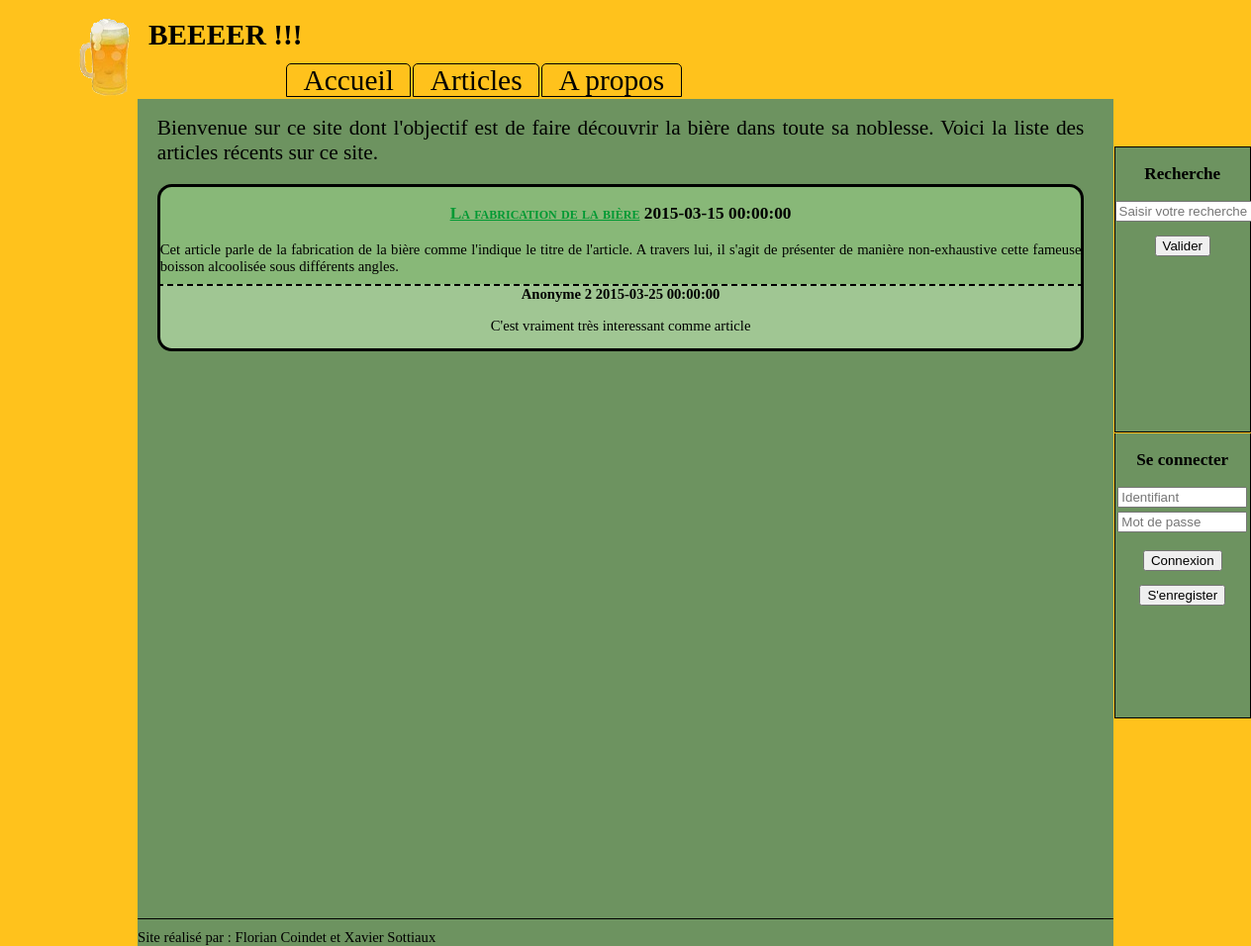
The app's page /, older data.
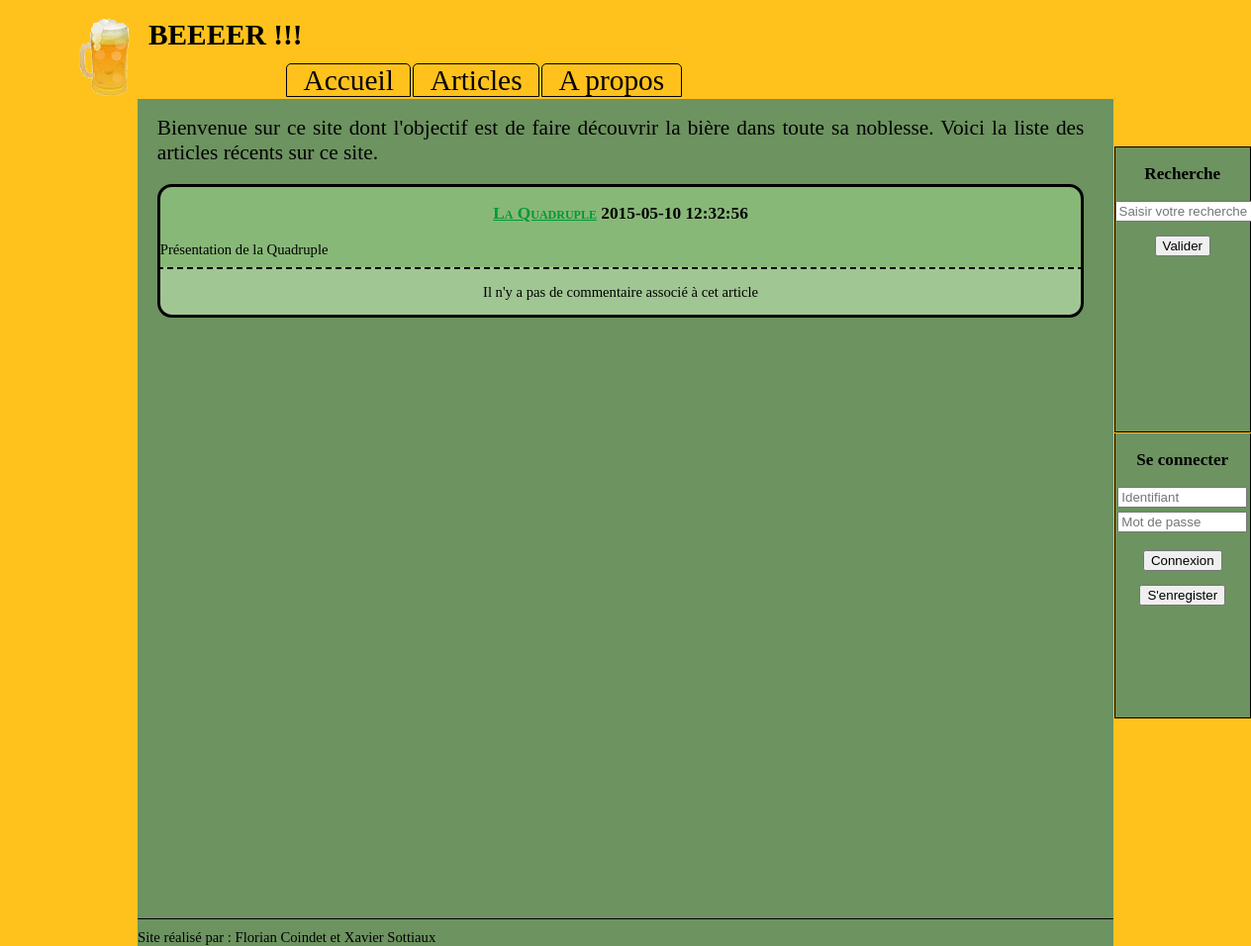
The same page, newer data.
### tables this page shows
CREATE TABLE IF NOT EXISTS `Article` (
  `IDArticle` int(11) NOT NULL,
  `Titre` varchar(30) NOT NULL,
  `DateCreation` datetime NOT NULL,
  `URLArticle` varchar(30) NOT NULL,
  `URLImage` varchar(30) DEFAULT NULL,
  `Resume` varchar(300) NOT NULL,
  `IDUtilisateur` int(11) NOT NULL
);

CREATE TABLE IF NOT EXISTS `Utilisateur` (
  `IDUtilisateur` int(11) NOT NULL,
  `Pseudonyme` varchar(30) NOT NULL,
  `Mot_passe` varchar(30) NOT NULL,
  `Webmaster` tinyint(1) NOT NULL,
  `DateCreationUtilisateur` timestamp NOT NULL DEFAULT CURRENT_TIMESTAMP ON UPDATE CURRENT_TIMESTAMP
);

CREATE TABLE IF NOT EXISTS `Commentaire` (
  `IDArticle` int(11) NOT NULL,
  `IDUtilisateur` int(11) NOT NULL,
  `DateCommentaire` datetime NOT NULL,
  `Commentaire` varchar(200) NOT NULL
);

### index.php (the view, shortened to what this page needs)
<!DOCTYPE HTML>
<html>
	<head>
		<link rel="stylesheet" type="text/css" media="screen and (min-width:750px)" href="assets/style_index.css" />
		<link rel="stylesheet" type="text/css" media="screen and (max-width:750px)" href="assets/style_index750.css" />
	</head>
	<body>
		<?php require_once("element_principal.php"); ?>
		<article>
			<section>
				Bienvenue sur ce site dont l'objectif est de faire découvrir la bière dans toute sa noblesse.
				Voici la liste des articles récents sur ce site.
			</section>
		  <section>
		  	<?php
					$bdd=Connect_db();
				 	$query0=$bdd->prepare('SELECT T1.IDArticle, T1.Titre, T1.DateCreation, T1.URLArticle, T1.Resume
				 						  FROM Article AS T1
				 						  ORDER BY T1.DateCreation DESC');
				 	$query0->execute();
				 	$data0 = $query0->fetch();
				 	$article[]=array(
				 						'id' => $data0['IDArticle'],
										'titre' => $data0['Titre'],
										'date' => $data0['DateCreation'],
										'url' => $data0['URLArticle'],
										'resume' => $data0['Resume']
									);
				 	$query1=$bdd->prepare('SELECT T1.Commentaire, T1.DateCommentaire, T2.Pseudonyme
				 						  FROM Commentaire AS T1
				                          INNER JOIN Utilisateur AS T2
				                          ON T1.IDUtilisateur=T2.IDUtilisateur
				                          WHERE T1.IDArticle=?
				 						  ORDER BY T1.DateCommentaire DESC');
				 	$query1->execute( array($article[0]['id']) );
				 	if ( ( $data1 = $query1->fetch() ) != NULL ){
						 	$commentaire[]=array(
												'commentaire' => $data1['Commentaire'],
												'dateCommentaire' => $data1['DateCommentaire'],
												'pseudonyme' => $data1['Pseudonyme']
												);
					}
			 ?>
		  	<h1><?php echo ( "<a href=article.php?id=".$article[0]['id'].">".$article[0]['titre']."</a> ".$article[0]['date'] ); ?></h1>
			<?php echo $article[0]['resume']; ?></section>
			<section>
					<?php
						  if ( empty($commentaire) ) echo "<p> Il n'y a pas de commentaire associé à cet article</p>" ;
						  else{
						  		echo $commentaire[0]['pseudonyme']." ".$commentaire[0]['dateCommentaire'];
						  		echo "<p>".$commentaire[0]['commentaire']."</p>";
						  }
					?>
			</section>
		</article>
		<footer>
			Site réalisé par : Florian Coindet et Xavier Sottiaux
		</footer>
	</body>
</html>

### element_principal.php (shortened to what this page needs)
<header>
		<nav>
			<h1> BEEEER !!!</h1>
			<ul><li><a href="index.php">Accueil</a></li>
				<li><a href="liste_articles.php">Articles</a></li>
				<li><a href="a_propos.php">A propos</a></li>
			</ul>
		</nav>
</header>
<div>
	<form action="liste_articles.php" method="post">
		<h3>Recherche</h3>
		<input placeholder="Saisir votre recherche" name="recherche"></input>
		<button>Valider</button>
	</form>
</div>
	<?php
		$bdd=Connect_db();
		if( empty($_SESSION['pseudonyme']) ){
			if( !empty($_POST['ID']) && !empty($_POST['MDP']) ){
				$query0=$bdd->prepare('SELECT T1.IDUtilisateur, T1.Pseudonyme, T1.Mot_passe, T1.Webmaster, T1.DateCreationUtilisateur
					  					  FROM Utilisateur AS T1
					  					  WHERE lower(T1.Pseudonyme)=lower(?)
					  					  AND lower(T1.Mot_passe)=lower(?)'
					  					  );
					$query0->execute(array($_POST['ID'],$_POST['MDP']));
					$data0 = $query0->fetch();
					$query0->closeCursor();
					if( empty($data0['Pseudonyme']) && empty($data0['Mot_passe']) ){
						echo (
								'<div>
							L\'identifiant ou le mot de passe est incorrect
							</div>'
						);
						header("Refresh:3");
					}else{
						$_SESSION['IDUtilisateur']= $data0['IDUtilisateur'];
						$_SESSION['pseudonyme']= $data0['Pseudonyme'];
					if ( $data0['Webmaster']==1 ) $_SESSION['statut']="webmaster";
					else $_SESSION['statut']="utilisateur";
					$_SESSION['date']=$data0['DateCreationUtilisateur'];
						header("Refresh:0");
					}
			}else{
				echo(	'<div>
					<form action=# method="post" >
					<h3>Se connecter</h3>
					<input type="text" placeholder="Identifiant" name="ID">
					<input type="password" placeholder="Mot de passe" name="MDP">
					<button>Connexion</button><a href="creation_compte.php"><button type="button">S\'enregister</button></a>
					</form>
					</div>'
				);
			}
		}
	?>

### assets/style_index.css (style rules this page uses)
html { height: 100%; }
header { margin-bottom: 8%; }
header nav { position: absolute; height: 100px; width: 100%; top: 0px; left: 0px; background: -moz-linear-gradient(90deg, #FFC21C 0%, #FFFFFF 100%); background: -webkit-linear-gradient(90deg, #ffc21c 0%, #ffc21c 100%); background: -o-linear-gradient(90deg, #ffc21c 0%, #ffc21c 100%); background: -ms-linear-gradient(90deg, #ffc21c 0%, #ffc21c 100%); }
header nav h1 { position: absolute; background-image: url("logo.png"); background-repeat: no-repeat; text-indent: 70px; font-size: 22pt; top: -5px; left: 80px; height: 79px; }
header nav ul { position: absolute; top: 50px; left: 250px; width: 65%; }
header nav li { display: inline; margin-left: -0.1%; margin-right: -0.1%; }
header nav a { border: solid 1px; text-align: center; border-color: black; border-top-left-radius: 5px; border-top-right-radius: 5px; padding-left: 2%; padding-right: 2%; font-size: 2em; text-decoration: none; color: black; }
body { background-color:#FFC21C; margin-left: 11%; margin-right: 11%; text-align: justify; font-family: arial sans serif; font-size: 11pt; height: inherit; margin-bottom: -2%; }
body>div { position:absolute; border:solid 1px; top:15.5%; right:0%; width:10.8%; height:30%; text-align:center; background-color:#6D9360; }
body>div button { margin-top: 10%; }
body>div+div { position:absolute; border:solid 1px; border-top: none; top:45.8%; right:0%; width:10.8%; height:30%; text-align:center; background-color:#6D9360; }
body>div+div>form>input { margin-bottom: 3%; width: 90%; }
article { background-color:#6D9360; padding-top: 2%; padding-left: 2%; padding-right: 3%; padding-bottom: 3%; height: inherit; }
article>section:first-child { padding-top: 2%; padding-bottom: 2%; font-size:16pt; }
article>section:nth-child(2) { border: 3px solid ; border-radius: 1em 1em 0em 0em; border-bottom: none; background-color: #88B878; padding-bottom: 1%; }
article>section:nth-child(2) h1 { text-align: center; font-size: 13pt; font-variant: small-caps; }
article>section:nth-child(2) a { color:#009933; }
article>section:last-child { text-align: center; font-weight: bold; background-color: #A0C693; border-top: dashed 2px; border-bottom: 3px solid ; border-left: 3px solid ; border-right: 3px solid ; border-radius: 0em 0em 1em 1em; }
article>section:last-child>p { font-weight: normal; }
footer { position: relative; padding-top: 1%; border-top: solid 1px; background-color:#6D9360; }

Row changes from the older to the newer data that the page shows:
no longer on this page (row edited): article: Titre "La fabrication de la bière", DateCreation "2015-03-15 00:00:00", Resume "Cet article parle de la fabrication de la bière comme l'indique le titre de l'article. A travers lui, il s'agit de présenter de manière non-exhaustive cette fameuse boisson alcoolisée sous différents angles."
no longer on this page (row unchanged): utilisateur: Pseudonyme "Anonyme 2"
no longer on this page (row unchanged): commentaire: DateCommentaire "2015-03-25 00:00:00", Commentaire "C'est vraiment très interessant comme article"
added article: Titre "La Quadruple", DateCreation "2015-05-10 12:32:56", Resume "Présentation de la Quadruple"
Text that changed along with them:
text now shown: "Il n'y a pas de commentaire associé à cet article"
